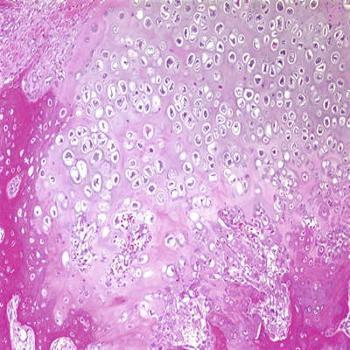
#> input picture dataset/16.jpg, 350 x 350 px; its folder holds only this picture in this run
$ python training.py
#> lines starting #> are read from the running program, lines starting #| are printed output that depends on the picture
### src/feature_extraction.py
"""
File: feature_extraction.py
Author: Vandana B.S
Description:
Extracts statistical and texture features from histopathological images.
"""

import cv2
import numpy as np
from skimage.measure import shannon_entropy


def extract_features(img):

    gray = cv2.cvtColor(img, cv2.COLOR_BGR2GRAY)

    # Average intensity
    mean_intensity = np.mean(gray)

    # Standard deviation (contrast)
    contrast = np.std(gray)

    # Entropy
    entropy = shannon_entropy(gray)

    # Edge density
    edges = cv2.Canny(gray, 100, 200)
    edge_density = np.sum(edges) / edges.size

    return np.array([mean_intensity, contrast, entropy, edge_density, contrast])

### src/rl_agent.py
"""
File: rl_agent.py
Author: Vandana B.S
Description:
Implements a Q-learning based reinforcement learning agent for
adaptive preprocessing selection.
"""

import numpy as np


class PreprocessingRLAgent:

    def __init__(self, n_actions=5, learning_rate=0.1, epsilon=0.2):

        self.q_table = {}
        self.n_actions = n_actions
        self.lr = learning_rate
        self.epsilon = epsilon


    def get_state_key(self, features):
        return tuple((np.array(features) * 10).astype(int))


    def select_action(self, state_features):

        key = self.get_state_key(state_features)

        if key not in self.q_table:
            self.q_table[key] = np.zeros(self.n_actions)

        if np.random.rand() < self.epsilon:
            return np.random.randint(self.n_actions)

        return int(np.argmax(self.q_table[key]))


    def update_q(self, state_features, action, reward):

        key = self.get_state_key(state_features)

        if key not in self.q_table:
            self.q_table[key] = np.zeros(self.n_actions)

        gamma = 0.9

        self.q_table[key][action] += self.lr * (
            reward + gamma * np.max(self.q_table[key]) - self.q_table[key][action]
        )

### src/preprocessing.py
"""
File: preprocessing.py
Author: Vandana B.S
Description:
Contains image preprocessing operations used as actions in the RL framework.
"""

import cv2
import numpy as np


def histogram_equalization(img):
    gray = cv2.cvtColor(img, cv2.COLOR_BGR2GRAY)
    eq = cv2.equalizeHist(gray)
    return cv2.cvtColor(eq, cv2.COLOR_GRAY2BGR)


def gaussian_blur(img):
    return cv2.GaussianBlur(img, (5, 5), 0)


# [5 lines left out: function sharpen, not called in this run]


def edge_enhancement(img):
    edges = cv2.Canny(img, 100, 200)
    return cv2.cvtColor(edges, cv2.COLOR_GRAY2BGR)


def histogram_matching(img, reference):
    return cv2.addWeighted(img, 0.5, reference, 0.5, 0)


ACTIONS = [
    histogram_equalization,
    gaussian_blur,
    sharpen,
    edge_enhancement,
    histogram_matching
]

### src/training.py
"""
File: training.py
Author: Vandana B.S
Description:
Training pipeline for RL-based preprocessing selection.
"""

import os
import cv2
import pickle
from skimage.metrics import structural_similarity as ssim

from preprocessing import ACTIONS
from feature_extraction import extract_features
from rl_agent import PreprocessingRLAgent


# -----------------------------
# REWARD FUNCTION
# -----------------------------
def compute_reward(img_before, img_after, reference=None, alpha=0.5, beta=0.5):

    feat_before = extract_features(img_before)
    feat_after = extract_features(img_after)

    delta_contrast = feat_after[1] - feat_before[1]
    delta_entropy = feat_after[2] - feat_before[2]

    similarity = 0.0

    if reference is not None:
        ref_resized = cv2.resize(
            reference,
            (img_after.shape[1], img_after.shape[0])
        )

        gray1 = cv2.cvtColor(img_after, cv2.COLOR_BGR2GRAY)
        gray2 = cv2.cvtColor(ref_resized, cv2.COLOR_BGR2GRAY)

        similarity = ssim(
            gray1,
            gray2,
            data_range=gray1.max() - gray1.min() + 1e-5
        )

    reward = alpha * (delta_contrast + delta_entropy) + beta * similarity
    return float(reward)


# -----------------------------
# REFERENCE SELECTION
# -----------------------------
def select_reference(img, reference_images):

    if len(reference_images) == 0:
        return None

    features_img = extract_features(img)
    avg_feat_img = features_img[0]

    best_ref = reference_images[0]
    min_diff = float('inf')

    for ref in reference_images:
        features_ref = extract_features(ref)
        avg_feat_ref = features_ref[0]

        diff = abs(avg_feat_img - avg_feat_ref)

        if diff < min_diff:
            min_diff = diff
            best_ref = cv2.resize(
                ref,
                (img.shape[1], img.shape[0])
            )

    return best_ref


# -----------------------------
# TRAINING LOOP
# -----------------------------
def train_agents(dataset_path, reference_images):

#> called with dataset_path = 'src/../dataset'
    os.makedirs("output", exist_ok=True)

    agent = PreprocessingRLAgent()

    image_files = [
        os.path.join(dataset_path, f)
        for f in os.listdir(dataset_path)
        if f.lower().endswith((".jpg", ".png", ".jpeg"))
    ]

    if len(image_files) == 0:
        print("No images found in dataset folder!")
        return

    for epoch in range(5):

        for img_path in image_files:

            img = cv2.imread(img_path)
#> img is the input picture: shape (350, 350, 3); mean B, G, R 211.8, 164.6, 214.4
            if img is None:
                continue

            features = extract_features(img)
#> in extract_features, `gray = cv2.cvtColor(img, cv2.COLOR_BGR2GRAY)`:
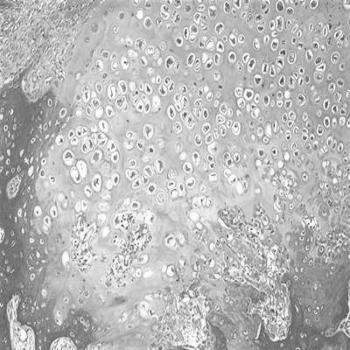
#> gray: shape (350, 350); min 48, max 255, mean 184.8
#> in extract_features, `mean_intensity = np.mean(gray)`: mean_intensity = 184.8
#> in extract_features, `contrast = np.std(gray)`: contrast = 32.67
#> in extract_features, `entropy = shannon_entropy(gray)`: entropy = 7
#> in extract_features, `edges = cv2.Canny(gray, 100, 200)`:
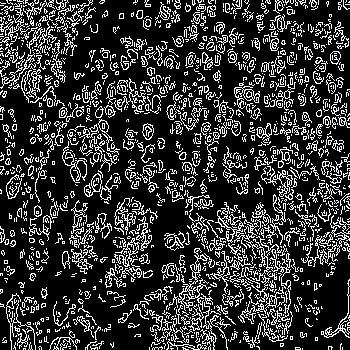
#> edges: shape (350, 350); 21.1% white in thin lines or dots
#> in extract_features, `edge_density = np.sum(edges) / edges.size`: edge_density = 53.74
#> features = [184.8, 32.67, 7, 53.74, 32.67]
            best_reference = select_reference(img, reference_images)

            action_idx = agent.select_action(features)
#> in select_action, `key = self.get_state_key(state_features)`: key = (1848, 326, 70, 537, 326)
#> action_idx = 0
            action_fn = ACTIONS[action_idx]

            # unified action call (safe)
            try:
                img_trans = action_fn(img, best_reference)
            except TypeError:
                img_trans = action_fn(img)
#> in histogram_equalization, `eq = cv2.equalizeHist(gray)`:
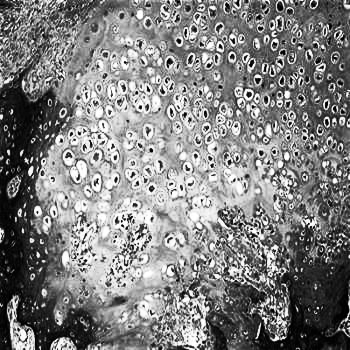
#> eq: shape (350, 350); min 0, max 255, mean 128.7

            reward = compute_reward(img, img_trans, best_reference)
#> in compute_reward, `feat_before = extract_features(img_before)`: feat_before = [184.8, 32.67, 7, 53.74, 32.67]
#> in extract_features (call 3), `mean_intensity = np.mean(gray)`: mean_intensity = 128.7
#> in extract_features (call 3), `contrast = np.std(gray)`: contrast = 73.74
#> in extract_features (call 3), `entropy = shannon_entropy(gray)`: entropy = 6.93
#> in extract_features (call 3), `edges = cv2.Canny(gray, 100, 200)`:
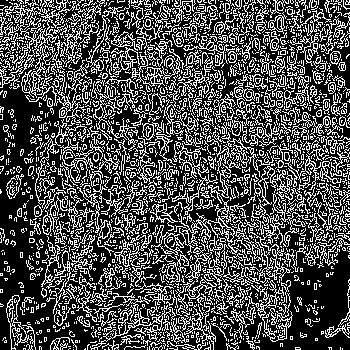
#> edges: shape (350, 350); 30.8% white in thin lines or dots
#> in extract_features (call 3), `edge_density = np.sum(edges) / edges.size`: edge_density = 78.48
#> in compute_reward, `feat_after = extract_features(img_after)`: feat_after = [128.7, 73.74, 6.93, 78.48, 73.74]
#> in compute_reward, `delta_contrast = feat_after[1] - feat_before[1]`: delta_contrast = 41.07
#> in compute_reward, `delta_entropy = feat_after[2] - feat_before[2]`: delta_entropy = -0.0734
#> in compute_reward, `reward = alpha * (delta_contrast + delta_entropy) + beta * similarity`: reward = 20.5
#> reward = 20.5

            agent.update_q(features, action_idx, reward)
#> in update_q, `key = self.get_state_key(state_features)`: key = (1848, 326, 70, 537, 326)

            print(
                f"Epoch {epoch} | "
                f"Image: {os.path.basename(img_path)} | "
                f"Reward: {reward:.4f}"
            )
#| Epoch 0 | Image: 16.jpg | Reward: 20.4980

            out_path = os.path.join("output", os.path.basename(img_path))
            cv2.imwrite(out_path, img_trans)

    with open("output/agent.pkl", "wb") as f:
        pickle.dump(agent, f)

    print("Training completed successfully")


# -----------------------------
# MAIN ENTRY POINT
# -----------------------------
if __name__ == "__main__":

    BASE_DIR = os.path.dirname(os.path.abspath(__file__))

    dataset_path = os.path.join(BASE_DIR, "..", "dataset")
    reference_path = os.path.join(BASE_DIR, "..", "reference")

    reference_images = []

    if os.path.exists(reference_path):
        for f in os.listdir(reference_path):
            if f.lower().endswith((".jpg", ".png", ".jpeg")):
                img = cv2.imread(os.path.join(reference_path, f))
                if img is not None:
                    reference_images.append(img)
    else:
        print("Reference folder not found:", reference_path)

    train_agents(dataset_path, reference_images)
